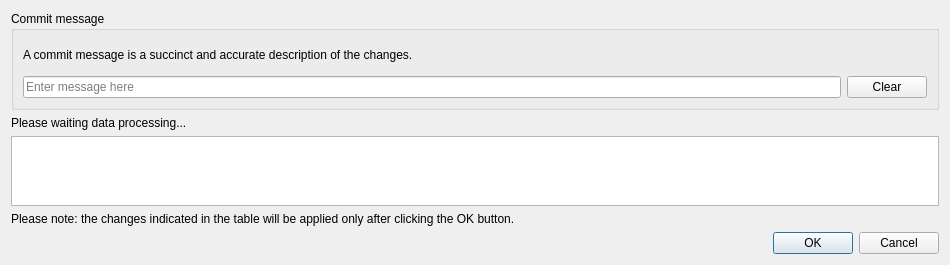
<?xml version="1.0" encoding="UTF-8"?>
<ui version="4.0">
 <class>UploadFiles</class>
 <widget class="QDialog" name="UploadFiles">
  <property name="geometry">
   <rect>
    <x>0</x>
    <y>0</y>
    <width>950</width>
    <height>250</height>
   </rect>
  </property>
  <property name="windowTitle">
   <string>CADBase Library Upload files</string>
  </property>
  <layout class="QVBoxLayout" name="verticalLayout">
   <item>
    <widget class="QGroupBox" name="groupBox">
     <property name="title">
      <string>Commit message</string>
     </property>
     <layout class="QHBoxLayout" name="horizontalLayout">
      <item>
       <layout class="QVBoxLayout" name="verticalLayout_4">
        <item>
         <widget class="QLabel" name="label_4">
          <property name="minimumSize">
           <size>
            <width>0</width>
            <height>30</height>
           </size>
          </property>
          <property name="text">
           <string>A commit message is a succinct and accurate description of the changes.</string>
          </property>
          <property name="wordWrap">
           <bool>true</bool>
          </property>
         </widget>
        </item>
        <item>
         <layout class="QHBoxLayout" name="horizontalLayout_4">
          <item>
           <widget class="QLineEdit" name="lineEdit">
            <property name="placeholderText">
             <string>Enter message here</string>
            </property>
           </widget>
          </item>
          <item>
           <widget class="QPushButton" name="pushButton">
            <property name="cursor">
             <cursorShape>PointingHandCursor</cursorShape>
            </property>
            <property name="text">
             <string>Clear</string>
            </property>
           </widget>
          </item>
         </layout>
        </item>
       </layout>
      </item>
     </layout>
    </widget>
   </item>
   <item>
    <widget class="QLabel" name="label">
     <property name="text">
      <string>Please waiting data processing...</string>
     </property>
    </widget>
   </item>
   <item>
    <widget class="QTableView" name="tableView"/>
   </item>
   <item>
    <widget class="QLabel" name="label_2">
     <property name="font">
      <font>
       <pointsize>9</pointsize>
      </font>
     </property>
     <property name="text">
      <string>Please note: the changes indicated in the table will be applied only after clicking the OK button.</string>
     </property>
    </widget>
   </item>
   <item>
    <widget class="QDialogButtonBox" name="buttonBox">
     <property name="cursor">
      <cursorShape>PointingHandCursor</cursorShape>
     </property>
     <property name="standardButtons">
      <set>QDialogButtonBox::Cancel|QDialogButtonBox::Ok</set>
     </property>
    </widget>
   </item>
  </layout>
 </widget>
 <resources/>
 <connections/>
</ui>
